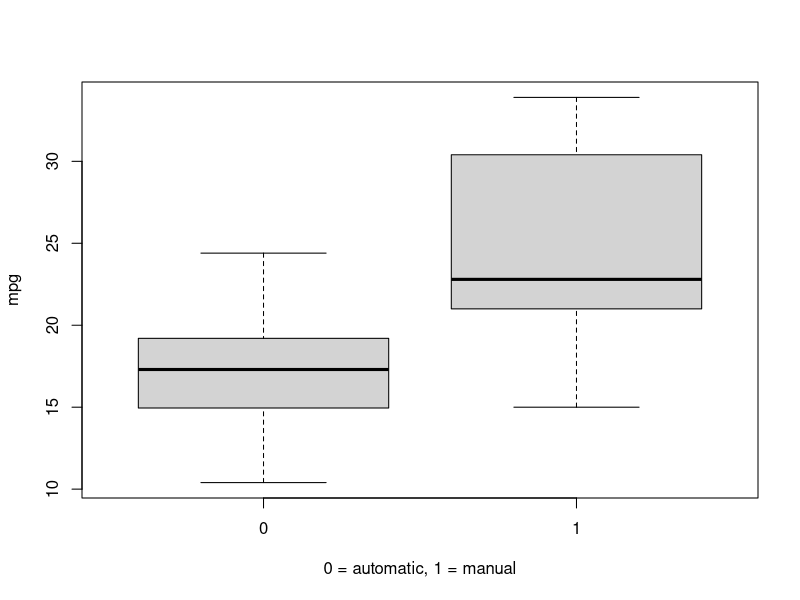
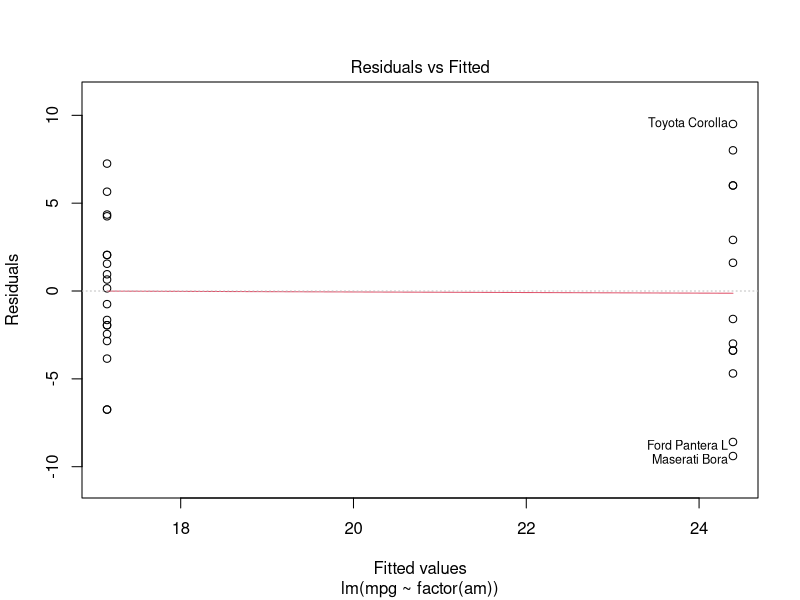
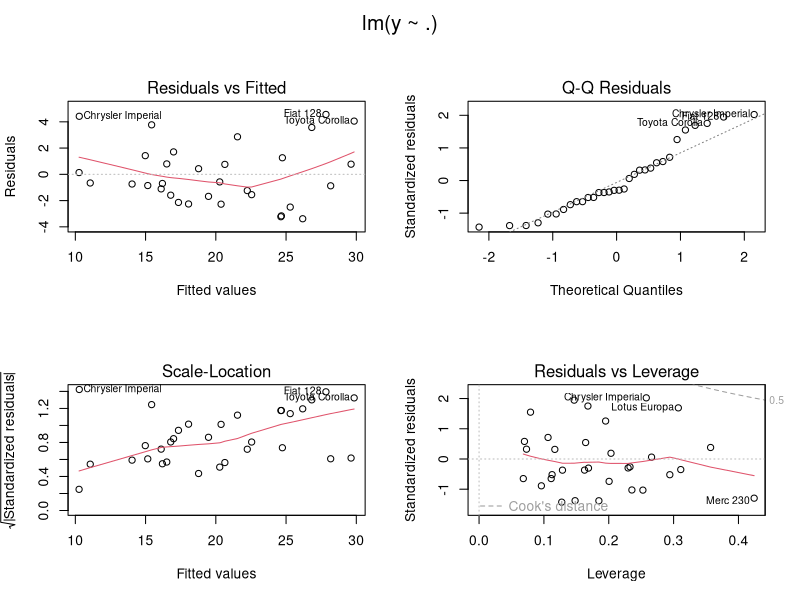
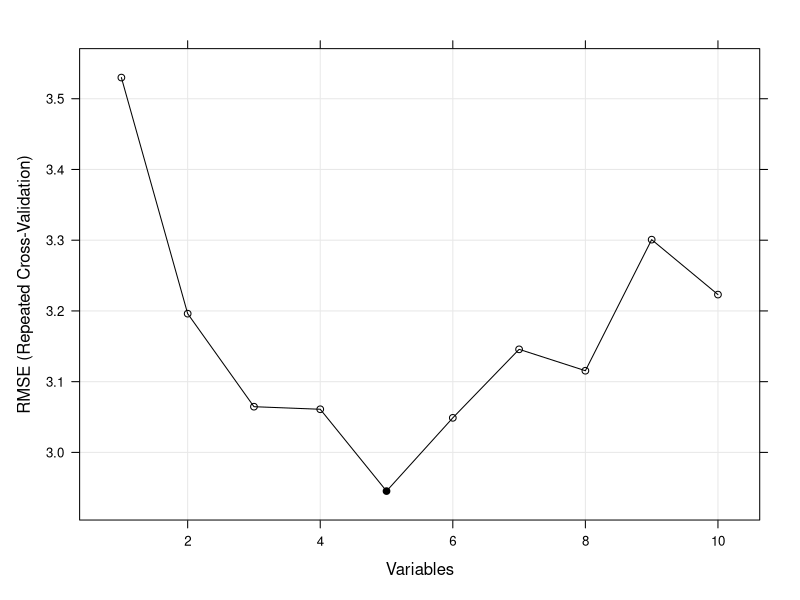

R code for these plots, in order:
## ---- chunk 1
data (mtcars)
dim (mtcars)
head (mtcars, 3)
## ---- chunk 2
fit <- lm (mpg ~ factor (am), mtcars)
summary (fit)
## ---- chunk 3
sumCoef <- summary (fit)$coefficients
sumCoef [1,1] + c(-1, 1) * qt(.975, df = fit$df) * sumCoef [1, 2] # beta0
sumCoef [2,1] + c(-1, 1) * qt(.975, df = fit$df) * sumCoef [2, 2] # beta1
## ---- chunk 4
library ('caret')
set.seed (1)
ctrl <- rfeControl (functions = lmFuncs, method = "repeatedcv",
                    repeats = 5, verbose = FALSE)
## ---- chunk 5
lmProfile <- rfe (x = mtcars [-1], mtcars [ , 1], sizes = 1:10, rfeControl = ctrl)

predictors (lmProfile)
## ---- chunk 6
lmfit <- lmProfile$fit
lmfit
## ---- chunk 7
with (mtcars, boxplot (mpg ~ am, xlab = "0 = automatic, 1 = manual"))
## ---- chunk 8
plot (fit, which = 1)
## ---- chunk 9
par (mfrow = c (2, 2), oma = c (0, 0, 2, 0))
plot (lmfit)
## ---- chunk 10
trellis.par.set(caretTheme())
plot(lmProfile, type = c("g", "o"))
